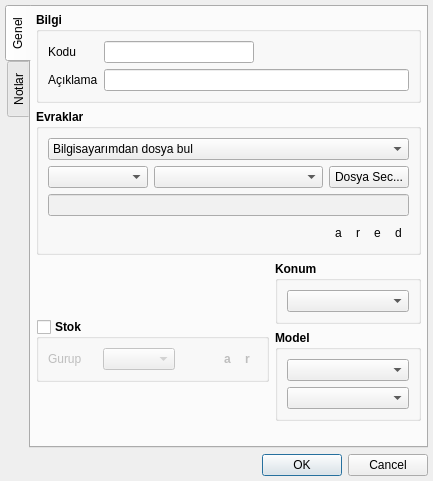
<?xml version="1.0" encoding="UTF-8"?>
<ui version="4.0">
 <class>ComponentDialog</class>
 <widget class="QDialog" name="ComponentDialog">
  <property name="enabled">
   <bool>true</bool>
  </property>
  <property name="geometry">
   <rect>
    <x>0</x>
    <y>0</y>
    <width>455</width>
    <height>478</height>
   </rect>
  </property>
  <property name="sizePolicy">
   <sizepolicy hsizetype="Fixed" vsizetype="Fixed">
    <horstretch>0</horstretch>
    <verstretch>0</verstretch>
   </sizepolicy>
  </property>
  <property name="windowTitle">
   <string>Yeni Gözlük Girişi</string>
  </property>
  <property name="autoFillBackground">
   <bool>false</bool>
  </property>
  <property name="sizeGripEnabled">
   <bool>false</bool>
  </property>
  <layout class="QVBoxLayout" name="verticalLayout_15">
   <property name="sizeConstraint">
    <enum>QLayout::SetFixedSize</enum>
   </property>
   <property name="margin">
    <number>5</number>
   </property>
   <item>
    <layout class="QVBoxLayout" name="verticalLayout_6">
     <property name="spacing">
      <number>6</number>
     </property>
     <property name="sizeConstraint">
      <enum>QLayout::SetDefaultConstraint</enum>
     </property>
     <item>
      <widget class="QTabWidget" name="tabWidget">
       <property name="tabPosition">
        <enum>QTabWidget::West</enum>
       </property>
       <widget class="QWidget" name="tab1">
        <attribute name="title">
         <string>Genel</string>
        </attribute>
        <layout class="QVBoxLayout" name="verticalLayout_5">
         <property name="margin">
          <number>5</number>
         </property>
         <item>
          <widget class="QGroupBox" name="info_groupBox">
           <property name="font">
            <font>
             <weight>75</weight>
             <bold>true</bold>
             <strikeout>false</strikeout>
             <kerning>true</kerning>
            </font>
           </property>
           <property name="title">
            <string>Bilgi</string>
           </property>
           <layout class="QVBoxLayout" name="verticalLayout">
            <item>
             <layout class="QGridLayout" name="gridLayout">
              <item row="0" column="0">
               <widget class="QLabel" name="name_label">
                <property name="font">
                 <font>
                  <weight>50</weight>
                  <bold>false</bold>
                 </font>
                </property>
                <property name="text">
                 <string>Kodu</string>
                </property>
               </widget>
              </item>
              <item row="0" column="1">
               <layout class="QHBoxLayout" name="horizontalLayout">
                <item>
                 <widget class="QLineEdit" name="name_lineEdit">
                  <property name="maximumSize">
                   <size>
                    <width>150</width>
                    <height>16777215</height>
                   </size>
                  </property>
                  <property name="font">
                   <font>
                    <weight>50</weight>
                    <bold>false</bold>
                   </font>
                  </property>
                 </widget>
                </item>
                <item>
                 <spacer name="horizontalSpacer">
                  <property name="orientation">
                   <enum>Qt::Horizontal</enum>
                  </property>
                  <property name="sizeHint" stdset="0">
                   <size>
                    <width>20</width>
                    <height>20</height>
                   </size>
                  </property>
                 </spacer>
                </item>
               </layout>
              </item>
              <item row="1" column="0">
               <widget class="QLabel" name="description_label">
                <property name="font">
                 <font>
                  <weight>50</weight>
                  <bold>false</bold>
                 </font>
                </property>
                <property name="text">
                 <string>Açıklama</string>
                </property>
               </widget>
              </item>
              <item row="1" column="1">
               <widget class="QLineEdit" name="description_lineEdit">
                <property name="font">
                 <font>
                  <weight>50</weight>
                  <bold>false</bold>
                 </font>
                </property>
               </widget>
              </item>
             </layout>
            </item>
           </layout>
          </widget>
         </item>
         <item>
          <widget class="QGroupBox" name="datasheet_groupBox">
           <property name="enabled">
            <bool>true</bool>
           </property>
           <property name="font">
            <font>
             <weight>75</weight>
             <bold>true</bold>
            </font>
           </property>
           <property name="title">
            <string>Evraklar</string>
           </property>
           <layout class="QVBoxLayout" name="verticalLayout_4">
            <item>
             <widget class="QComboBox" name="source_comboBox">
              <property name="font">
               <font>
                <weight>50</weight>
                <bold>false</bold>
               </font>
              </property>
              <item>
               <property name="text">
                <string>Bilgisayarımdan dosya bul</string>
               </property>
              </item>
              <item>
               <property name="text">
                <string>Var olan kayıtlardan dosya seç</string>
               </property>
              </item>
             </widget>
            </item>
            <item>
             <widget class="QStackedWidget" name="stackedWidget">
              <property name="currentIndex">
               <number>0</number>
              </property>
              <widget class="QWidget" name="page1">
               <layout class="QVBoxLayout" name="verticalLayout_10">
                <property name="margin">
                 <number>0</number>
                </property>
                <item>
                 <widget class="QWidget" name="datasheet_widget" native="true">
                  <layout class="QVBoxLayout" name="verticalLayout_13">
                   <property name="spacing">
                    <number>0</number>
                   </property>
                   <property name="margin">
                    <number>0</number>
                   </property>
                   <item>
                    <layout class="QVBoxLayout" name="verticalLayout_3">
                     <property name="spacing">
                      <number>6</number>
                     </property>
                     <property name="sizeConstraint">
                      <enum>QLayout::SetMinimumSize</enum>
                     </property>
                     <property name="margin">
                      <number>0</number>
                     </property>
                     <item>
                      <layout class="QHBoxLayout" name="horizontalLayout_3">
                       <property name="spacing">
                        <number>6</number>
                       </property>
                       <property name="sizeConstraint">
                        <enum>QLayout::SetMinimumSize</enum>
                       </property>
                       <item>
                        <widget class="QComboBox" name="type_comboBox">
                         <property name="sizePolicy">
                          <sizepolicy hsizetype="Fixed" vsizetype="Fixed">
                           <horstretch>0</horstretch>
                           <verstretch>0</verstretch>
                          </sizepolicy>
                         </property>
                         <property name="minimumSize">
                          <size>
                           <width>100</width>
                           <height>0</height>
                          </size>
                         </property>
                         <property name="font">
                          <font>
                           <weight>50</weight>
                           <bold>false</bold>
                          </font>
                         </property>
                         <property name="toolTip">
                          <string>Type</string>
                         </property>
                        </widget>
                       </item>
                       <item>
                        <widget class="QComboBox" name="manufacturer_comboBox">
                         <property name="minimumSize">
                          <size>
                           <width>150</width>
                           <height>0</height>
                          </size>
                         </property>
                         <property name="font">
                          <font>
                           <weight>50</weight>
                           <bold>false</bold>
                          </font>
                         </property>
                         <property name="toolTip">
                          <string>Manufacturer</string>
                         </property>
                        </widget>
                       </item>
                       <item>
                        <widget class="QPushButton" name="browse_pushButton">
                         <property name="enabled">
                          <bool>true</bool>
                         </property>
                         <property name="sizePolicy">
                          <sizepolicy hsizetype="Fixed" vsizetype="Fixed">
                           <horstretch>0</horstretch>
                           <verstretch>0</verstretch>
                          </sizepolicy>
                         </property>
                         <property name="font">
                          <font>
                           <weight>50</weight>
                           <bold>false</bold>
                          </font>
                         </property>
                         <property name="text">
                          <string>Dosya Sec...</string>
                         </property>
                         <property name="default">
                          <bool>false</bool>
                         </property>
                         <property name="flat">
                          <bool>false</bool>
                         </property>
                        </widget>
                       </item>
                      </layout>
                     </item>
                     <item>
                      <layout class="QHBoxLayout" name="horizontalLayout_4">
                       <item>
                        <widget class="QLineEdit" name="filePath_lineEdit">
                         <property name="font">
                          <font>
                           <weight>50</weight>
                           <bold>false</bold>
                          </font>
                         </property>
                         <property name="styleSheet">
                          <string notr="true">background-color: rgb(241, 241, 241);</string>
                         </property>
                         <property name="readOnly">
                          <bool>true</bool>
                         </property>
                        </widget>
                       </item>
                      </layout>
                     </item>
                    </layout>
                   </item>
                  </layout>
                 </widget>
                </item>
               </layout>
              </widget>
              <widget class="QWidget" name="page2">
               <layout class="QVBoxLayout" name="verticalLayout_12">
                <property name="margin">
                 <number>0</number>
                </property>
                <item>
                 <layout class="QHBoxLayout" name="horizontalLayout_6">
                  <property name="spacing">
                   <number>0</number>
                  </property>
                  <property name="sizeConstraint">
                   <enum>QLayout::SetMinimumSize</enum>
                  </property>
                  <item>
                   <widget class="QWidget" name="component_widget" native="true">
                    <layout class="QVBoxLayout" name="verticalLayout_14">
                     <property name="margin">
                      <number>0</number>
                     </property>
                     <item>
                      <layout class="QHBoxLayout" name="horizontalLayout_10">
                       <item>
                        <widget class="QLabel" name="label_3">
                         <property name="minimumSize">
                          <size>
                           <width>65</width>
                           <height>0</height>
                          </size>
                         </property>
                         <property name="font">
                          <font>
                           <weight>50</weight>
                           <bold>false</bold>
                          </font>
                         </property>
                         <property name="text">
                          <string>Kaynak</string>
                         </property>
                        </widget>
                       </item>
                       <item>
                        <widget class="QComboBox" name="component_comboBox">
                         <property name="enabled">
                          <bool>true</bool>
                         </property>
                         <property name="minimumSize">
                          <size>
                           <width>150</width>
                           <height>0</height>
                          </size>
                         </property>
                         <property name="font">
                          <font>
                           <weight>50</weight>
                           <bold>false</bold>
                          </font>
                         </property>
                         <property name="toolTip">
                          <string>Component</string>
                         </property>
                        </widget>
                       </item>
                       <item>
                        <spacer name="horizontalSpacer_3">
                         <property name="orientation">
                          <enum>Qt::Horizontal</enum>
                         </property>
                         <property name="sizeHint" stdset="0">
                          <size>
                           <width>40</width>
                           <height>20</height>
                          </size>
                         </property>
                        </spacer>
                       </item>
                      </layout>
                     </item>
                    </layout>
                   </widget>
                  </item>
                 </layout>
                </item>
               </layout>
              </widget>
             </widget>
            </item>
            <item>
             <layout class="QVBoxLayout" name="verticalLayout_11">
              <property name="spacing">
               <number>0</number>
              </property>
              <item>
               <layout class="QHBoxLayout" name="horizontalLayout_9">
                <property name="spacing">
                 <number>0</number>
                </property>
                <item>
                 <layout class="QHBoxLayout" name="horizontalLayout_8">
                  <property name="spacing">
                   <number>0</number>
                  </property>
                  <property name="sizeConstraint">
                   <enum>QLayout::SetFixedSize</enum>
                  </property>
                  <item>
                   <spacer name="horizontalSpacer_2">
                    <property name="orientation">
                     <enum>Qt::Horizontal</enum>
                    </property>
                    <property name="sizeHint" stdset="0">
                     <size>
                      <width>40</width>
                      <height>15</height>
                     </size>
                    </property>
                   </spacer>
                  </item>
                  <item>
                   <widget class="QToolButton" name="addDatasheet_toolButton">
                    <property name="font">
                     <font>
                      <weight>50</weight>
                      <bold>false</bold>
                     </font>
                    </property>
                    <property name="toolTip">
                     <string>Add Datasheet</string>
                    </property>
                    <property name="text">
                     <string notr="true">a</string>
                    </property>
                    <property name="icon">
                     <iconset resource="../resources/img.qrc">
                      <normaloff>:/img/page_white_add.png</normaloff>:/img/page_white_add.png</iconset>
                    </property>
                    <property name="checkable">
                     <bool>false</bool>
                    </property>
                    <property name="autoRaise">
                     <bool>true</bool>
                    </property>
                    <property name="arrowType">
                     <enum>Qt::NoArrow</enum>
                    </property>
                   </widget>
                  </item>
                  <item>
                   <widget class="QToolButton" name="removeDatasheet_toolButton">
                    <property name="font">
                     <font>
                      <weight>50</weight>
                      <bold>false</bold>
                     </font>
                    </property>
                    <property name="toolTip">
                     <string>Remove Datasheet</string>
                    </property>
                    <property name="text">
                     <string notr="true">r</string>
                    </property>
                    <property name="icon">
                     <iconset resource="../resources/img.qrc">
                      <normaloff>:/img/page_white_delete.png</normaloff>:/img/page_white_delete.png</iconset>
                    </property>
                    <property name="autoRaise">
                     <bool>true</bool>
                    </property>
                   </widget>
                  </item>
                  <item>
                   <widget class="QToolButton" name="editDatasheet_toolButton">
                    <property name="font">
                     <font>
                      <weight>50</weight>
                      <bold>false</bold>
                     </font>
                    </property>
                    <property name="toolTip">
                     <string>Edit Datasheet</string>
                    </property>
                    <property name="text">
                     <string notr="true">e</string>
                    </property>
                    <property name="icon">
                     <iconset resource="../resources/img.qrc">
                      <normaloff>:/img/page_white_edit.png</normaloff>:/img/page_white_edit.png</iconset>
                    </property>
                    <property name="autoRaise">
                     <bool>true</bool>
                    </property>
                   </widget>
                  </item>
                  <item>
                   <widget class="QToolButton" name="setDefaultDatasheet_toolButton">
                    <property name="font">
                     <font>
                      <weight>50</weight>
                      <bold>false</bold>
                     </font>
                    </property>
                    <property name="toolTip">
                     <string>Set Default</string>
                    </property>
                    <property name="text">
                     <string notr="true">d</string>
                    </property>
                    <property name="icon">
                     <iconset resource="../resources/img.qrc">
                      <normaloff>:/img/page_white_star.png</normaloff>:/img/page_white_star.png</iconset>
                    </property>
                    <property name="toolButtonStyle">
                     <enum>Qt::ToolButtonIconOnly</enum>
                    </property>
                    <property name="autoRaise">
                     <bool>true</bool>
                    </property>
                   </widget>
                  </item>
                 </layout>
                </item>
               </layout>
              </item>
             </layout>
            </item>
           </layout>
          </widget>
         </item>
         <item>
          <layout class="QHBoxLayout" name="horizontalLayout_2">
           <item>
            <widget class="QGroupBox" name="stock_groupBox">
             <property name="sizePolicy">
              <sizepolicy hsizetype="Preferred" vsizetype="Fixed">
               <horstretch>0</horstretch>
               <verstretch>0</verstretch>
              </sizepolicy>
             </property>
             <property name="maximumSize">
              <size>
               <width>16777215</width>
               <height>190</height>
              </size>
             </property>
             <property name="font">
              <font>
               <weight>75</weight>
               <bold>true</bold>
              </font>
             </property>
             <property name="title">
              <string>Stok</string>
             </property>
             <property name="checkable">
              <bool>true</bool>
             </property>
             <property name="checked">
              <bool>false</bool>
             </property>
             <layout class="QVBoxLayout" name="verticalLayout_16">
              <property name="sizeConstraint">
               <enum>QLayout::SetFixedSize</enum>
              </property>
              <property name="margin">
               <number>9</number>
              </property>
              <item>
               <layout class="QHBoxLayout" name="horizontalLayout_7">
                <property name="margin">
                 <number>0</number>
                </property>
                <item>
                 <layout class="QVBoxLayout" name="stock_verticalLayout">
                  <property name="spacing">
                   <number>6</number>
                  </property>
                  <item>
                   <layout class="QGridLayout" name="gridLayout_2">
                    <property name="horizontalSpacing">
                     <number>2</number>
                    </property>
                    <item row="0" column="1">
                     <layout class="QHBoxLayout" name="horizontalLayout_11">
                      <property name="spacing">
                       <number>0</number>
                      </property>
                      <item>
                       <spacer name="horizontalSpacer_4">
                        <property name="orientation">
                         <enum>Qt::Horizontal</enum>
                        </property>
                        <property name="sizeHint" stdset="0">
                         <size>
                          <width>40</width>
                          <height>20</height>
                         </size>
                        </property>
                       </spacer>
                      </item>
                      <item>
                       <widget class="QToolButton" name="addPackage_toolButton">
                        <property name="toolTip">
                         <string>Add Package</string>
                        </property>
                        <property name="text">
                         <string>a</string>
                        </property>
                        <property name="icon">
                         <iconset resource="../resources/img.qrc">
                          <normaloff>:/img/package_add.png</normaloff>:/img/package_add.png</iconset>
                        </property>
                        <property name="autoRaise">
                         <bool>true</bool>
                        </property>
                       </widget>
                      </item>
                      <item>
                       <widget class="QToolButton" name="removePackage_toolButton">
                        <property name="toolTip">
                         <string>Remove Package</string>
                        </property>
                        <property name="text">
                         <string>r</string>
                        </property>
                        <property name="icon">
                         <iconset resource="../resources/img.qrc">
                          <normaloff>:/img/package_delete.png</normaloff>:/img/package_delete.png</iconset>
                        </property>
                        <property name="autoRaise">
                         <bool>true</bool>
                        </property>
                       </widget>
                      </item>
                     </layout>
                    </item>
                    <item row="0" column="0">
                     <layout class="QHBoxLayout" name="horizontalLayout_5">
                      <item>
                       <widget class="QLabel" name="package_label">
                        <property name="minimumSize">
                         <size>
                          <width>55</width>
                          <height>0</height>
                         </size>
                        </property>
                        <property name="font">
                         <font>
                          <weight>50</weight>
                          <bold>false</bold>
                         </font>
                        </property>
                        <property name="text">
                         <string>Gurup</string>
                        </property>
                       </widget>
                      </item>
                      <item>
                       <widget class="QComboBox" name="package_comboBox">
                        <property name="sizePolicy">
                         <sizepolicy hsizetype="Expanding" vsizetype="Fixed">
                          <horstretch>0</horstretch>
                          <verstretch>0</verstretch>
                         </sizepolicy>
                        </property>
                        <property name="maximumSize">
                         <size>
                          <width>100</width>
                          <height>16777215</height>
                         </size>
                        </property>
                        <property name="font">
                         <font>
                          <weight>50</weight>
                          <bold>false</bold>
                         </font>
                        </property>
                        <property name="toolTip">
                         <string>Package</string>
                        </property>
                       </widget>
                      </item>
                     </layout>
                    </item>
                   </layout>
                  </item>
                 </layout>
                </item>
               </layout>
              </item>
             </layout>
            </widget>
           </item>
           <item>
            <layout class="QVBoxLayout" name="verticalLayout_9">
             <item>
              <widget class="QGroupBox" name="container_groupBox">
               <property name="font">
                <font>
                 <weight>75</weight>
                 <bold>true</bold>
                </font>
               </property>
               <property name="title">
                <string>Konum</string>
               </property>
               <property name="checkable">
                <bool>false</bool>
               </property>
               <property name="checked">
                <bool>false</bool>
               </property>
               <layout class="QVBoxLayout" name="verticalLayout_2">
                <item>
                 <widget class="QComboBox" name="container_comboBox">
                  <property name="sizePolicy">
                   <sizepolicy hsizetype="Expanding" vsizetype="Fixed">
                    <horstretch>0</horstretch>
                    <verstretch>0</verstretch>
                   </sizepolicy>
                  </property>
                  <property name="minimumSize">
                   <size>
                    <width>120</width>
                    <height>0</height>
                   </size>
                  </property>
                  <property name="font">
                   <font>
                    <weight>50</weight>
                    <bold>false</bold>
                   </font>
                  </property>
                  <property name="toolTip">
                   <string>Container</string>
                  </property>
                 </widget>
                </item>
               </layout>
              </widget>
             </item>
             <item>
              <widget class="QGroupBox" name="label_groupBox">
               <property name="font">
                <font>
                 <weight>75</weight>
                 <bold>true</bold>
                </font>
               </property>
               <property name="title">
                <string>Model</string>
               </property>
               <property name="checkable">
                <bool>false</bool>
               </property>
               <property name="checked">
                <bool>false</bool>
               </property>
               <layout class="QVBoxLayout" name="verticalLayout_8">
                <item>
                 <widget class="QComboBox" name="primaryLabel_comboBox">
                  <property name="font">
                   <font>
                    <weight>50</weight>
                    <bold>false</bold>
                   </font>
                  </property>
                  <property name="toolTip">
                   <string>Primary Label</string>
                  </property>
                 </widget>
                </item>
                <item>
                 <widget class="QComboBox" name="secondaryLabel_comboBox">
                  <property name="font">
                   <font>
                    <weight>50</weight>
                    <bold>false</bold>
                   </font>
                  </property>
                  <property name="toolTip">
                   <string>Secondary Label</string>
                  </property>
                 </widget>
                </item>
               </layout>
              </widget>
             </item>
             <item>
              <spacer name="verticalSpacer">
               <property name="orientation">
                <enum>Qt::Vertical</enum>
               </property>
               <property name="sizeHint" stdset="0">
                <size>
                 <width>10</width>
                 <height>20</height>
                </size>
               </property>
              </spacer>
             </item>
            </layout>
           </item>
          </layout>
         </item>
        </layout>
        <zorder>datasheet_groupBox</zorder>
        <zorder>info_groupBox</zorder>
       </widget>
       <widget class="QWidget" name="tab2">
        <attribute name="title">
         <string>Notlar</string>
        </attribute>
        <layout class="QGridLayout" name="gridLayout_5">
         <property name="margin">
          <number>5</number>
         </property>
         <item row="0" column="0">
          <layout class="QVBoxLayout" name="verticalLayout_7">
           <item>
            <widget class="QLabel" name="label_2">
             <property name="font">
              <font>
               <weight>75</weight>
               <bold>true</bold>
              </font>
             </property>
             <property name="text">
              <string>Notlar</string>
             </property>
            </widget>
           </item>
           <item>
            <widget class="QTextEdit" name="notes_textEdit">
             <property name="tabStopWidth">
              <number>10</number>
             </property>
            </widget>
           </item>
          </layout>
         </item>
        </layout>
       </widget>
      </widget>
     </item>
     <item>
      <widget class="QDialogButtonBox" name="buttonBox">
       <property name="orientation">
        <enum>Qt::Horizontal</enum>
       </property>
       <property name="standardButtons">
        <set>QDialogButtonBox::Cancel|QDialogButtonBox::Ok</set>
       </property>
      </widget>
     </item>
    </layout>
   </item>
  </layout>
 </widget>
 <tabstops>
  <tabstop>name_lineEdit</tabstop>
  <tabstop>description_lineEdit</tabstop>
  <tabstop>source_comboBox</tabstop>
  <tabstop>component_comboBox</tabstop>
  <tabstop>addDatasheet_toolButton</tabstop>
  <tabstop>removeDatasheet_toolButton</tabstop>
  <tabstop>editDatasheet_toolButton</tabstop>
  <tabstop>setDefaultDatasheet_toolButton</tabstop>
  <tabstop>stock_groupBox</tabstop>
  <tabstop>container_comboBox</tabstop>
  <tabstop>tabWidget</tabstop>
  <tabstop>buttonBox</tabstop>
  <tabstop>notes_textEdit</tabstop>
  <tabstop>filePath_lineEdit</tabstop>
  <tabstop>manufacturer_comboBox</tabstop>
 </tabstops>
 <resources>
  <include location="../resources/img.qrc"/>
 </resources>
 <connections>
  <connection>
   <sender>buttonBox</sender>
   <signal>accepted()</signal>
   <receiver>ComponentDialog</receiver>
   <slot>accept()</slot>
   <hints>
    <hint type="sourcelabel">
     <x>254</x>
     <y>452</y>
    </hint>
    <hint type="destinationlabel">
     <x>157</x>
     <y>274</y>
    </hint>
   </hints>
  </connection>
  <connection>
   <sender>buttonBox</sender>
   <signal>rejected()</signal>
   <receiver>ComponentDialog</receiver>
   <slot>reject()</slot>
   <hints>
    <hint type="sourcelabel">
     <x>322</x>
     <y>452</y>
    </hint>
    <hint type="destinationlabel">
     <x>286</x>
     <y>274</y>
    </hint>
   </hints>
  </connection>
 </connections>
</ui>
